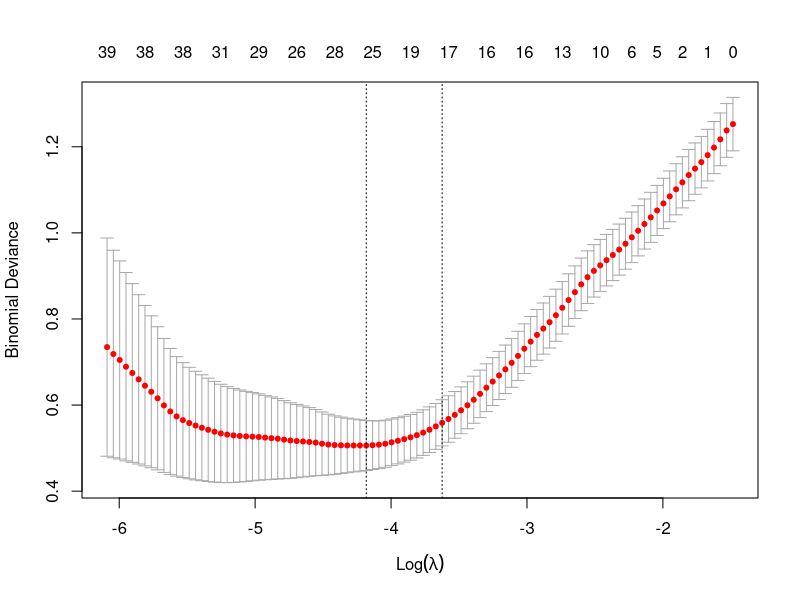

The R script that drew this image:
# Authors: Evani Radiya-Dixit and David Zhu, Beth Isreal Deaconess Medical Center and Harvard Medical School
# Created: 08/09/2015
# Last modified: 04/04/2017

# This file generates active features from the 116 MGH cases. The model used is L1-regularized logistic regression. The algorithm fits the training samples to a logistic curve by minimizing a loss function based on all
# feature values. The approach minimizes the absolute difference of each feature from its predicted value on the curve, reducing overfitting.

# Input (all features) = Features_Label_HospitalOrder.csv
# Row 1-116 = 116 MGH Cases (DCIS = 80, UDH = 36)
# Row 117-167 = 51 BIDMC Cases (DCIS = 20, UDH = 31) 

rm(list=ls())
library(glmnet)
set.seed(101)

data = read.csv("Features_Label_HospitalOrder.csv")
trainingSize = 116
trainingData = data[1:trainingSize,]

x = data.matrix(trainingData[, !is.element(colnames(trainingData), c("Class"))])
y = trainingData[,"Class"]
cv = cv.glmnet(x, y, family = "bin", nfolds = 10, alpha = 1, keep = T)
plot(cv)
f = glmnet(x, y, family = "bin", lambda = cv$lambda.min)
sum(f$beta[,1]!=0)
activeFeatures = labels(f$beta[f$beta[,1]!=0,])
activeFeaturesData = cbind(data.matrix(data[,is.element(colnames(data), activeFeatures)]), data[c("Class")])

write.csv(activeFeaturesData, "ActiveFeatures_Label_HospitalOrder.csv", row.names = F)